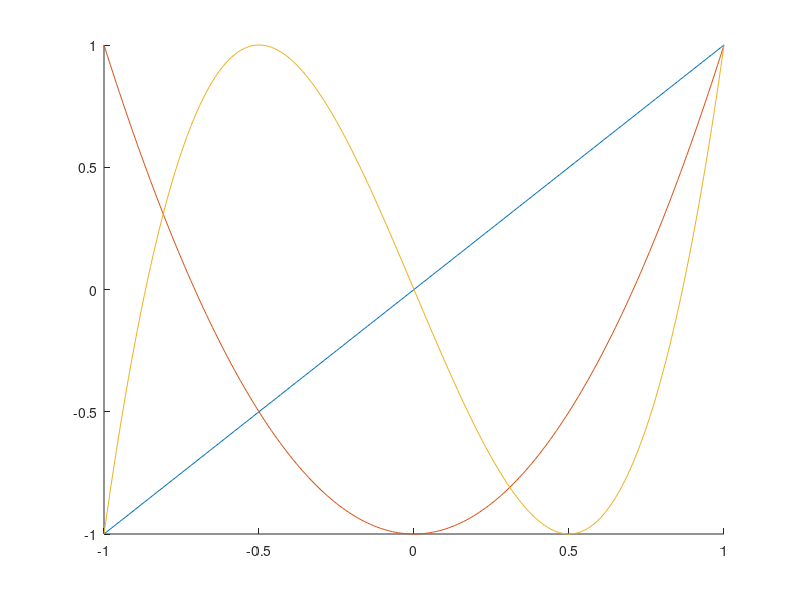

This chart was generated by the following MATLAB code:
# Plot, in the same figure, the first n Chebyshev polynomials of
# the first kind, using the following recurrence formula:
# Tn+1(x) = 2x Tn(x) - Tn-1(x), x in [-1, 1]
# with T0(x) = 1 and T1(x) = x
1;

function c = chebyshev (n, x)
    if n == 0
      c = 1;
    elseif n == 1
      c = x;
    else
      c = 2 * x .* chebyshev(n-1,x) - chebyshev(n-2,x);
    endif
endfunction


N = 3;
hold on;
x = -1 : 0.01 : 1;
for n = 1:N
  t = chebyshev(n,x);
  plot(x,t);
endfor
